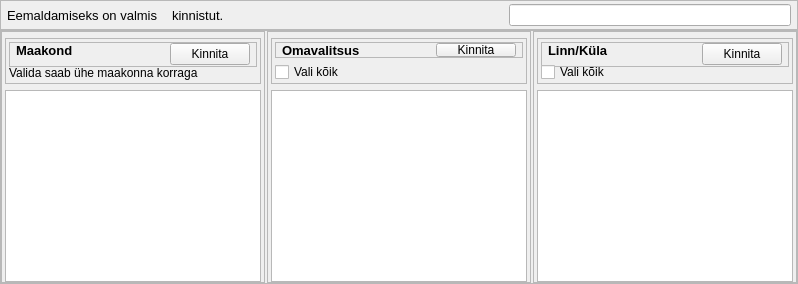
                     <widget class="QWidget" name="wDel_cadastrals_Top" native="true">
                      <property name="styleSheet">
                       <string notr="true"/>
                      </property>
                      <layout class="QVBoxLayout" name="verticalLayout_70">
                       <property name="spacing">
                        <number>0</number>
                       </property>
                       <property name="leftMargin">
                        <number>0</number>
                       </property>
                       <property name="topMargin">
                        <number>0</number>
                       </property>
                       <property name="rightMargin">
                        <number>0</number>
                       </property>
                       <property name="bottomMargin">
                        <number>0</number>
                       </property>
                       <item>
                        <widget class="QFrame" name="frDel_Overview_Main">
                         <property name="frameShape">
                          <enum>QFrame::StyledPanel</enum>
                         </property>
                         <property name="frameShadow">
                          <enum>QFrame::Raised</enum>
                         </property>
                         <layout class="QHBoxLayout" name="horizontalLayout_9">
                          <property name="spacing">
                           <number>3</number>
                          </property>
                          <property name="leftMargin">
                           <number>6</number>
                          </property>
                          <property name="topMargin">
                           <number>3</number>
                          </property>
                          <property name="rightMargin">
                           <number>6</number>
                          </property>
                          <property name="bottomMargin">
                           <number>3</number>
                          </property>
                          <item>
                           <widget class="QLabel" name="lblDel_Main_txt">
                            <property name="font">
                             <font>
                              <pointsize>10</pointsize>
                             </font>
                            </property>
                            <property name="text">
                             <string>Eemaldamiseks on valmis</string>
                            </property>
                           </widget>
                          </item>
                          <item>
                           <widget class="QLabel" name="lblDel_Amount">
                            <property name="font">
                             <font>
                              <pointsize>10</pointsize>
                             </font>
                            </property>
                            <property name="text">
                             <string/>
                            </property>
                           </widget>
                          </item>
                          <item>
                           <widget class="QLabel" name="lblDel_sub_txt">
                            <property name="font">
                             <font>
                              <pointsize>10</pointsize>
                             </font>
                            </property>
                            <property name="text">
                             <string>kinnistut.</string>
                            </property>
                           </widget>
                          </item>
                          <item>
                           <spacer name="horizontalSpacer_16">
                            <property name="orientation">
                             <enum>Qt::Horizontal</enum>
                            </property>
                            <property name="sizeHint" stdset="0">
                             <size>
                              <width>40</width>
                              <height>20</height>
                             </size>
                            </property>
                           </spacer>
                          </item>
                          <item>
                           <widget class="QLineEdit" name="lblDel_Aditiona_txt">
                            <property name="styleSheet">
                             <string notr="true"/>
                            </property>
                           </widget>
                          </item>
                         </layout>
                        </widget>
                       </item>
                       <item>
                        <widget class="QFrame" name="FrDel_Selector_MainFrame">
                         <property name="styleSheet">
                          <string notr="true"/>
                         </property>
                         <property name="frameShape">
                          <enum>QFrame::StyledPanel</enum>
                         </property>
                         <property name="frameShadow">
                          <enum>QFrame::Raised</enum>
                         </property>
                         <layout class="QHBoxLayout" name="horizontalLayout_16">
                          <property name="spacing">
                           <number>2</number>
                          </property>
                          <property name="leftMargin">
                           <number>0</number>
                          </property>
                          <property name="topMargin">
                           <number>0</number>
                          </property>
                          <property name="rightMargin">
                           <number>0</number>
                          </property>
                          <property name="bottomMargin">
                           <number>0</number>
                          </property>
                          <item>
                           <widget class="QFrame" name="FrDel_Couty">
                            <property name="styleSheet">
                             <string notr="true"/>
                            </property>
                            <property name="frameShape">
                             <enum>QFrame::StyledPanel</enum>
                            </property>
                            <property name="frameShadow">
                             <enum>QFrame::Raised</enum>
                            </property>
                            <layout class="QVBoxLayout" name="verticalLayout_104">
                             <property name="spacing">
                              <number>6</number>
                             </property>
                             <property name="leftMargin">
                              <number>3</number>
                             </property>
                             <property name="topMargin">
                              <number>6</number>
                             </property>
                             <property name="rightMargin">
                              <number>3</number>
                             </property>
                             <property name="bottomMargin">
                              <number>0</number>
                             </property>
                             <item>
                              <widget class="QFrame" name="FrDel_County_Heading">
                               <property name="minimumSize">
                                <size>
                                 <width>0</width>
                                 <height>46</height>
                                </size>
                               </property>
                               <property name="maximumSize">
                                <size>
                                 <width>16777215</width>
                                 <height>46</height>
                                </size>
                               </property>
                               <property name="styleSheet">
                                <string notr="true">   #frame_10 {

        border: 1px solid #2c313c;
        border-radius: 3px;
		
    }
</string>
                               </property>
                               <property name="frameShape">
                                <enum>QFrame::StyledPanel</enum>
                               </property>
                               <property name="frameShadow">
                                <enum>QFrame::Raised</enum>
                               </property>
                               <layout class="QVBoxLayout" name="verticalLayout_105">
                                <property name="leftMargin">
                                 <number>3</number>
                                </property>
                                <property name="topMargin">
                                 <number>3</number>
                                </property>
                                <property name="rightMargin">
                                 <number>3</number>
                                </property>
                                <property name="bottomMargin">
                                 <number>3</number>
                                </property>
                                <item alignment="Qt::AlignTop">
                                 <widget class="QFrame" name="FrDel_County_tools">
                                  <property name="minimumSize">
                                   <size>
                                    <width>0</width>
                                    <height>25</height>
                                   </size>
                                  </property>
                                  <property name="styleSheet">
                                   <string notr="true"/>
                                  </property>
                                  <property name="frameShape">
                                   <enum>QFrame::StyledPanel</enum>
                                  </property>
                                  <property name="frameShadow">
                                   <enum>QFrame::Raised</enum>
                                  </property>
                                  <layout class="QHBoxLayout" name="horizontalLayout_39">
                                   <property name="spacing">
                                    <number>0</number>
                                   </property>
                                   <property name="leftMargin">
                                    <number>6</number>
                                   </property>
                                   <property name="topMargin">
                                    <number>0</number>
                                   </property>
                                   <property name="rightMargin">
                                    <number>6</number>
                                   </property>
                                   <property name="bottomMargin">
                                    <number>0</number>
                                   </property>
                                   <item alignment="Qt::AlignTop">
                                    <widget class="QLabel" name="lblDel_County">
                                     <property name="font">
                                      <font>
                                       <pointsize>10</pointsize>
                                       <weight>75</weight>
                                       <bold>true</bold>
                                      </font>
                                     </property>
                                     <property name="text">
                                      <string>Maakond</string>
                                     </property>
                                    </widget>
                                   </item>
                                   <item alignment="Qt::AlignRight">
                                    <widget class="QPushButton" name="pbDel_County">
                                     <property name="text">
                                      <string>Kinnita</string>
                                     </property>
                                    </widget>
                                   </item>
                                  </layout>
                                 </widget>
                                </item>
                                <item>
                                 <widget class="QLabel" name="lblDel_Count_comment">
                                  <property name="toolTip">
                                   <string extracomment="Valida saab ühe maakonna korraga"/>
                                  </property>
                                  <property name="text">
                                   <string>Valida saab ühe maakonna korraga</string>
                                  </property>
                                 </widget>
                                </item>
                               </layout>
                              </widget>
                             </item>
                             <item>
                              <widget class="QListWidget" name="lwDelete_County_Names">
                               <property name="styleSheet">
                                <string notr="true"/>
                               </property>
                              </widget>
                             </item>
                            </layout>
                           </widget>
                          </item>
                          <item>
                           <widget class="QFrame" name="FrDel_State">
                            <property name="styleSheet">
                             <string notr="true"/>
                            </property>
                            <property name="frameShape">
                             <enum>QFrame::StyledPanel</enum>
                            </property>
                            <property name="frameShadow">
                             <enum>QFrame::Raised</enum>
                            </property>
                            <layout class="QVBoxLayout" name="verticalLayout_106">
                             <property name="spacing">
                              <number>6</number>
                             </property>
                             <property name="leftMargin">
                              <number>3</number>
                             </property>
                             <property name="topMargin">
                              <number>6</number>
                             </property>
                             <property name="rightMargin">
                              <number>3</number>
                             </property>
                             <property name="bottomMargin">
                              <number>0</number>
                             </property>
                             <item>
                              <widget class="QFrame" name="FrDel_State_Heading">
                               <property name="minimumSize">
                                <size>
                                 <width>0</width>
                                 <height>46</height>
                                </size>
                               </property>
                               <property name="maximumSize">
                                <size>
                                 <width>16777215</width>
                                 <height>46</height>
                                </size>
                               </property>
                               <property name="frameShape">
                                <enum>QFrame::StyledPanel</enum>
                               </property>
                               <property name="frameShadow">
                                <enum>QFrame::Raised</enum>
                               </property>
                               <layout class="QVBoxLayout" name="verticalLayout_107">
                                <property name="spacing">
                                 <number>6</number>
                                </property>
                                <property name="leftMargin">
                                 <number>3</number>
                                </property>
                                <property name="topMargin">
                                 <number>3</number>
                                </property>
                                <property name="rightMargin">
                                 <number>3</number>
                                </property>
                                <property name="bottomMargin">
                                 <number>3</number>
                                </property>
                                <item alignment="Qt::AlignTop">
                                 <widget class="QFrame" name="FrDel_State_tools">
                                  <property name="frameShape">
                                   <enum>QFrame::StyledPanel</enum>
                                  </property>
                                  <property name="frameShadow">
                                   <enum>QFrame::Raised</enum>
                                  </property>
                                  <layout class="QHBoxLayout" name="horizontalLayout_40">
                                   <property name="spacing">
                                    <number>0</number>
                                   </property>
                                   <property name="leftMargin">
                                    <number>6</number>
                                   </property>
                                   <property name="topMargin">
                                    <number>0</number>
                                   </property>
                                   <property name="rightMargin">
                                    <number>6</number>
                                   </property>
                                   <property name="bottomMargin">
                                    <number>0</number>
                                   </property>
                                   <item>
                                    <widget class="QLabel" name="lblDel_State">
                                     <property name="font">
                                      <font>
                                       <pointsize>10</pointsize>
                                       <weight>75</weight>
                                       <bold>true</bold>
                                      </font>
                                     </property>
                                     <property name="text">
                                      <string>Omavalitsus</string>
                                     </property>
                                    </widget>
                                   </item>
                                   <item alignment="Qt::AlignRight">
                                    <widget class="QPushButton" name="pbDel_State">
                                     <property name="text">
                                      <string>Kinnita</string>
                                     </property>
                                     <property name="iconSize">
                                      <size>
                                       <width>14</width>
                                       <height>14</height>
                                      </size>
                                     </property>
                                     <property name="flat">
                                      <bool>false</bool>
                                     </property>
                                    </widget>
                                   </item>
                                  </layout>
                                 </widget>
                                </item>
                                <item>
                                 <widget class="QCheckBox" name="cbDel_ChooseAll_States">
                                  <property name="text">
                                   <string>Vali kõik</string>
                                  </property>
                                 </widget>
                                </item>
                               </layout>
                              </widget>
                             </item>
                             <item>
                              <widget class="QListWidget" name="lwDel_State_Names">
                               <property name="styleSheet">
                                <string notr="true"/>
                               </property>
                              </widget>
                             </item>
                            </layout>
                           </widget>
                          </item>
                          <item>
                           <widget class="QFrame" name="FrDel_City">
                            <property name="styleSheet">
                             <string notr="true"/>
                            </property>
                            <property name="frameShape">
                             <enum>QFrame::StyledPanel</enum>
                            </property>
                            <property name="frameShadow">
                             <enum>QFrame::Raised</enum>
                            </property>
                            <layout class="QVBoxLayout" name="verticalLayout_108">
                             <property name="spacing">
                              <number>6</number>
                             </property>
                             <property name="leftMargin">
                              <number>3</number>
                             </property>
                             <property name="topMargin">
                              <number>6</number>
                             </property>
                             <property name="rightMargin">
                              <number>3</number>
                             </property>
                             <property name="bottomMargin">
                              <number>0</number>
                             </property>
                             <item>
                              <widget class="QFrame" name="FrDel_City_Heading">
                               <property name="minimumSize">
                                <size>
                                 <width>0</width>
                                 <height>46</height>
                                </size>
                               </property>
                               <property name="maximumSize">
                                <size>
                                 <width>16777215</width>
                                 <height>46</height>
                                </size>
                               </property>
                               <property name="frameShape">
                                <enum>QFrame::StyledPanel</enum>
                               </property>
                               <property name="frameShadow">
                                <enum>QFrame::Raised</enum>
                               </property>
                               <layout class="QVBoxLayout" name="verticalLayout_109">
                                <property name="spacing">
                                 <number>6</number>
                                </property>
                                <property name="leftMargin">
                                 <number>3</number>
                                </property>
                                <property name="topMargin">
                                 <number>3</number>
                                </property>
                                <property name="rightMargin">
                                 <number>3</number>
                                </property>
                                <property name="bottomMargin">
                                 <number>3</number>
                                </property>
                                <item alignment="Qt::AlignTop">
                                 <widget class="QFrame" name="FrDel_City_tools">
                                  <property name="minimumSize">
                                   <size>
                                    <width>0</width>
                                    <height>25</height>
                                   </size>
                                  </property>
                                  <property name="styleSheet">
                                   <string notr="true"/>
                                  </property>
                                  <property name="frameShape">
                                   <enum>QFrame::StyledPanel</enum>
                                  </property>
                                  <property name="frameShadow">
                                   <enum>QFrame::Raised</enum>
                                  </property>
                                  <layout class="QHBoxLayout" name="horizontalLayout_41">
                                   <property name="spacing">
                                    <number>0</number>
                                   </property>
                                   <property name="leftMargin">
                                    <number>6</number>
                                   </property>
                                   <property name="topMargin">
                                    <number>0</number>
                                   </property>
                                   <property name="rightMargin">
                                    <number>6</number>
                                   </property>
                                   <property name="bottomMargin">
                                    <number>0</number>
                                   </property>
                                   <item alignment="Qt::AlignTop">
                                    <widget class="QLabel" name="lblDel_City">
                                     <property name="font">
                                      <font>
                                       <pointsize>10</pointsize>
                                       <weight>75</weight>
                                       <bold>true</bold>
                                      </font>
                                     </property>
                                     <property name="text">
                                      <string>Linn/Küla</string>
                                     </property>
                                    </widget>
                                   </item>
                                   <item alignment="Qt::AlignRight">
                                    <widget class="QPushButton" name="pbDel_City">
                                     <property name="text">
                                      <string>Kinnita</string>
                                     </property>
                                     <property name="iconSize">
                                      <size>
                                       <width>14</width>
                                       <height>14</height>
                                      </size>
                                     </property>
                                    </widget>
                                   </item>
                                  </layout>
                                 </widget>
                                </item>
                                <item>
                                 <widget class="QCheckBox" name="cbDel_ChooseAll_Cities">
                                  <property name="text">
                                   <string>Vali kõik</string>
                                  </property>
                                 </widget>
                                </item>
                               </layout>
                              </widget>
                             </item>
                             <item>
                              <widget class="QListWidget" name="lwDelete_Cities_Names">
                               <property name="styleSheet">
                                <string notr="true"/>
                               </property>
                              </widget>
                             </item>
                            </layout>
                           </widget>
                          </item>
                         </layout>
                        </widget>
                       </item>
                      </layout>
                     </widget>
